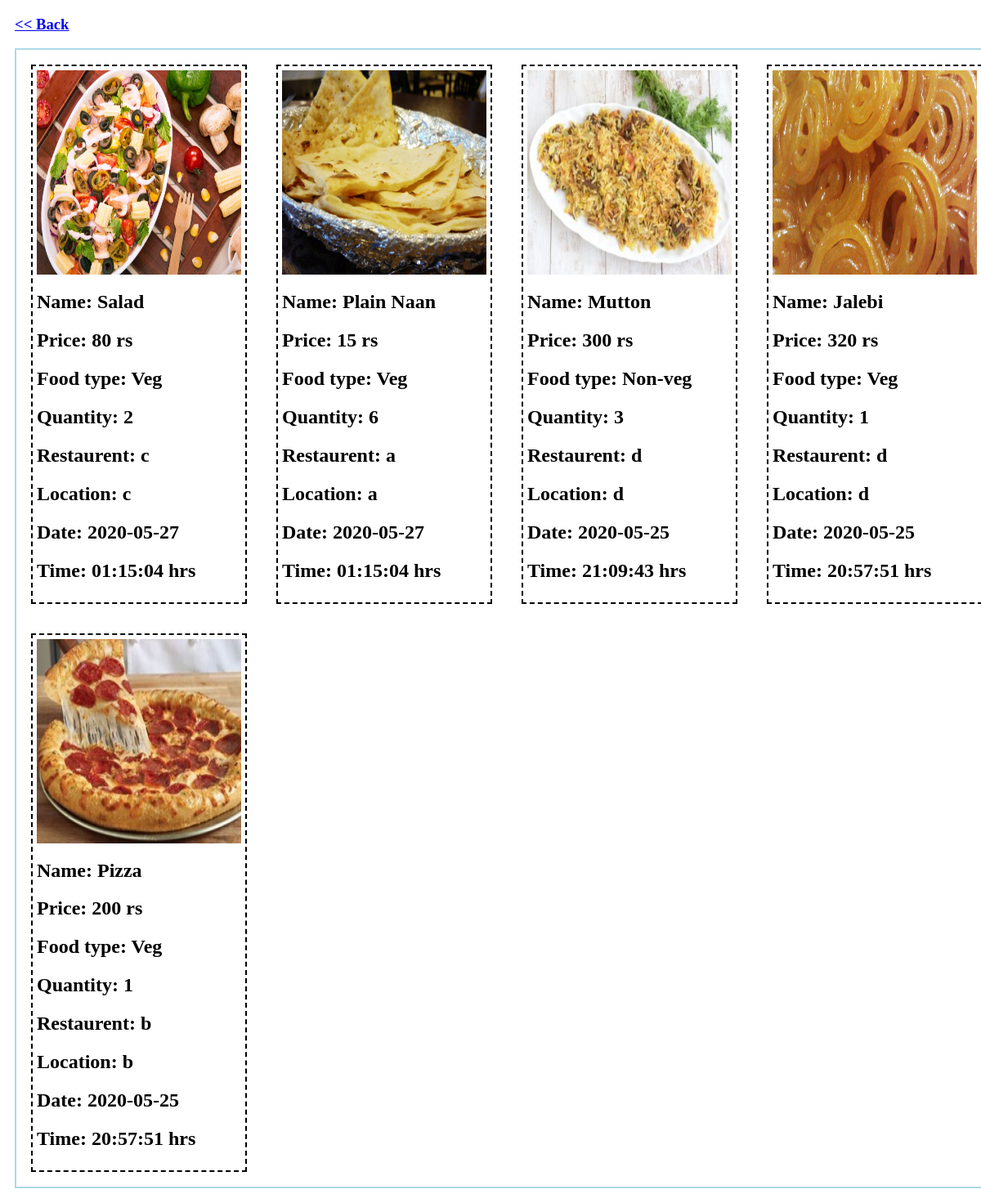
Screenshot of /cus_orders.php (signed in) with the database file from the repository.
### tables this page shows
CREATE TABLE `orders` (
  `id` int(5) NOT NULL,
  `food_id` int(5) NOT NULL,
  `quantity` int(5) NOT NULL,
  `user_id` int(5) NOT NULL,
  `time` datetime NOT NULL DEFAULT current_timestamp()
);

CREATE TABLE `food` (
  `id` int(5) NOT NULL,
  `name` varchar(50) NOT NULL,
  `price` int(5) NOT NULL,
  `res_id` int(5) NOT NULL,
  `pref` tinyint(1) NOT NULL,
  `image` varchar(100) DEFAULT NULL
);

CREATE TABLE `restaurents` (
  `id` int(5) NOT NULL,
  `name` varchar(50) NOT NULL,
  `email` varchar(50) NOT NULL,
  `password` varchar(64) NOT NULL,
  `location` varchar(100) NOT NULL
);

### cus_orders.php (the view, shortened to what this page needs)
<!DOCTYPE html>
<html lang="en">
<head>
</head>
<body>
<a  href="res_home.php"><h3 style = "margin-left: 10px;"><< Back</h3></a>
<div class="menu">
    <?php
    include("config.php");
    $sql = "SELECT * FROM orders WHERE user_id = ".$_SESSION['id']." ORDER BY time DESC;";
    $result = $conn->query($sql);
    if ($result->num_rows > 0)
    {
        while($row = $result->fetch_assoc())
        {
            $food = $conn->query("SELECT * FROM food WHERE id =".$row['food_id'])->fetch_assoc();
            $res = $conn->query("SELECT * FROM restaurents WHERE id =".$food['res_id'])->fetch_assoc();
            $pref = $food['pref']?"Non-veg":"Veg";
            $dt = explode(" ",$row['time']);
            $date = $dt[0];
            $time = $dt[1];
            echo "<div class='food'>";
            echo "<img width = '250' height = '250' style='vertical-align:top;' src=".$food['image'].">
                 <h2>Name: " . $food["name"]. "<h2><h2>Price: " . $food["price"]." rs</h2>"." <h2>Food type: ".$pref."<h2>".
                 "<h2>Quantity: " . $row["quantity"]."<h2>Restaurent: " . $res["name"]. "<h2><h2>Location: " . $res["location"].
                 "<h2>Date: ".$date."</h2><h2> Time: ".$time." hrs</h2>";
            echo "</div>";
        }
    }
    else
        echo "NO ORDERS YET";
    ?>
  </div>
</body>
</html>

### cus_orders.php (style rules this page uses)
body { background-image: url('images/background.jpg'); background-size: cover; }
.menu { width: 75em; height: fit-content; border: solid lightblue 2px; margin: 10px; display: flex; flex-wrap: wrap; }
.food { width: fit-content; height: fit-content; padding: 5px ; margin: 18px; display: block; border: dashed 2px; }

### rows the page displays
orders: food.image (picture), food.name "Salad", food.price "80", food.pref "Veg", quantity "2", restaurents.name "c", restaurents.location "c", time "2020-05-27", time "01:15:04"
orders: food.image (picture), food.name "Plain Naan", food.price "15", food.pref "Veg", quantity "6", restaurents.name "a", restaurents.location "a", time "2020-05-27", time "01:15:04"
orders: food.image (picture), food.name "Mutton", food.price "300", food.pref "Non-veg", quantity "3", restaurents.name "d", restaurents.location "d", time "2020-05-25", time "21:09:43"
orders: food.image (picture), food.name "Jalebi", food.price "320", food.pref "Veg", quantity "1", restaurents.name "d", restaurents.location "d", time "2020-05-25", time "20:57:51"
orders: food.image (picture), food.name "Pizza", food.price "200", food.pref "Veg", quantity "1", restaurents.name "b", restaurents.location "b", time "2020-05-25", time "20:57:51"
